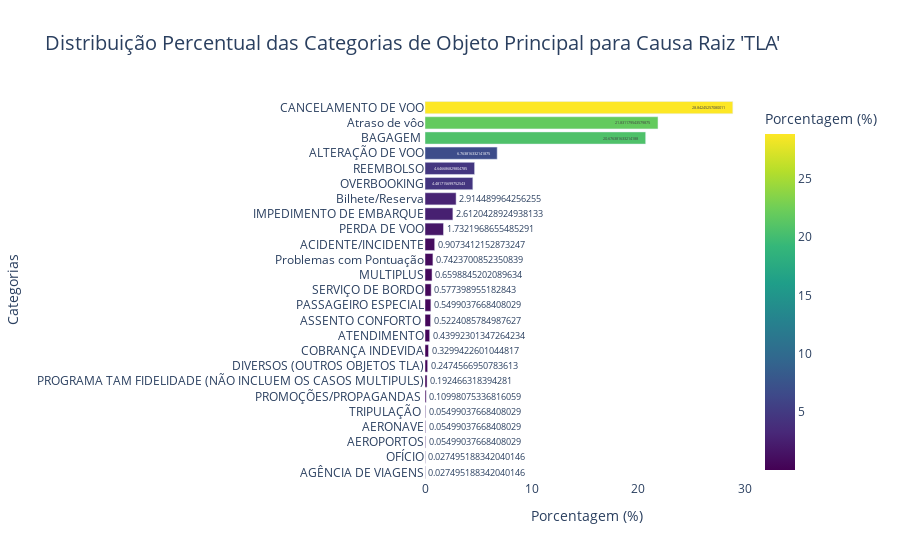

The code cell stored with this chart in its notebook:
### Code cell
filtered_data = df[(df['Area'] == 'Área 100') & (df['Data de Encerramento'].isna()) & (df['Causa Raiz 1'] == 'TLA')]

# Passo 2: Contar as ocorrências de cada categoria em 'Objeto Principal' (ou outra coluna se desejar)
category_counts = filtered_data['Objeto Principal'].value_counts().reset_index()
category_counts.columns = ['Categoria', 'Count']

# Passo 3: Calcular a porcentagem de cada categoria
total_count = category_counts['Count'].sum()
category_counts['Porcentagem'] = (category_counts['Count'] / total_count) * 100

# Passo 4: Criar gráfico de barras interativo com Plotly para mostrar porcentagem
fig = px.bar(
    category_counts, 
    x='Porcentagem', 
    y='Categoria', 
    orientation='h', 
    title="Distribuição Percentual das Categorias de Objeto Principal para Causa Raiz 'TLA'",
    labels={'Porcentagem': 'Porcentagem (%)', 'Categoria': 'Categorias'},
    text='Porcentagem',  # Exibir a porcentagem nos gráficos
    color='Porcentagem',  # Colorir as barras baseado na porcentagem
    color_continuous_scale='Viridis'  # Escolher escala de cores
)

# Passo 5: Personalizar o layout para um visual mais elegante
fig.update_layout(
    title_font_size=20,
    xaxis_title='Porcentagem (%)',
    yaxis_title='Categorias',
    yaxis={'categoryorder':'total ascending'},  # Ordenar barras pela contagem
    plot_bgcolor='rgba(0, 0, 0, 0)',  # Fundo transparente
    hoverlabel=dict(font_size=12),  # Personalizar o tamanho do rótulo ao passar o mouse
)

# Exibir o gráfico interativo
fig.show()

### Figure 1 — Plotly figure (JSON) as saved in the notebook; plotly's stock layout.template omitted (floating-point values rounded to 4 significant figures)
{"data": [{"alignmentgroup": "True", "hovertemplate": "Porcentagem (%)=%{marker.color}<br>Categorias=%{y}<extra></extra>", "legendgroup": "", "marker": {"color": [28.84, 21.83, 20.68, 6.764, 4.647, 4.482, 2.914, 2.612, 1.732, 0.9073, 0.7424, 0.6599, 0.5774, 0.5499, 0.5224, 0.4399, 0.3299, 0.2475, 0.1925, 0.11, 0.05499, 0.05499, 0.05499, 0.0275, 0.0275], "coloraxis": "coloraxis", "pattern": {"shape": ""}}, "name": "", "offsetgroup": "", "orientation": "h", "showlegend": false, "text": [28.84, 21.83, 20.68, 6.764, 4.647, 4.482, 2.914, 2.612, 1.732, 0.9073, 0.7424, 0.6599, 0.5774, 0.5499, 0.5224, 0.4399, 0.3299, 0.2475, 0.1925, 0.11, 0.05499, 0.05499, 0.05499, 0.0275, 0.0275], "textposition": "auto", "type": "bar", "x": [28.84, 21.83, 20.68, 6.764, 4.647, 4.482, 2.914, 2.612, 1.732, 0.9073, 0.7424, 0.6599, 0.5774, 0.5499, 0.5224, 0.4399, 0.3299, 0.2475, 0.1925, 0.11, 0.05499, 0.05499, 0.05499, 0.0275, 0.0275], "xaxis": "x", "y": ["CANCELAMENTO DE VOO", "Atraso de vôo", "BAGAGEM ", "ALTERAÇÃO DE VOO", "REEMBOLSO", "OVERBOOKING", "Bilhete/Reserva", "IMPEDIMENTO DE EMBARQUE", "PERDA DE VOO", "ACIDENTE/INCIDENTE", "Problemas com Pontuação", "MULTIPLUS", "SERVIÇO DE BORDO", "PASSAGEIRO ESPECIAL", "ASSENTO CONFORTO ", "ATENDIMENTO", "COBRANÇA INDEVIDA", "DIVERSOS (OUTROS OBJETOS TLA)", "PROGRAMA TAM FIDELIDADE (NÃO INCLUEM OS CASOS MULTIPULS)", "PROMOÇÕES/PROPAGANDAS ", "AEROPORTOS", "AERONAVE", "TRIPULAÇÃO ", "AGÊNCIA DE VIAGENS", "OFÍCIO"], "yaxis": "y"}], "layout": {"barmode": "relative", "coloraxis": {"colorbar": {"title": {"text": "Porcentagem (%)"}}, "colorscale": [[0, "#440154"], [0.1111, "#482878"], [0.2222, "#3e4989"], [0.3333, "#31688e"], [0.4444, "#26828e"], [0.5556, "#1f9e89"], [0.6667, "#35b779"], [0.7778, "#6ece58"], [0.8889, "#b5de2b"], [1, "#fde725"]]}, "hoverlabel": {"font": {"size": 12}}, "legend": {"tracegroupgap": 0}, "plot_bgcolor": "rgba(0, 0, 0, 0)", "title": {"font": {"size": 20}, "text": "Distribuição Percentual das Categorias de Objeto Principal para Causa Raiz 'TLA'"}, "xaxis": {"anchor": "y", "domain": [0, 1], "title": {"text": "Porcentagem (%)"}}, "yaxis": {"anchor": "x", "categoryorder": "total ascending", "domain": [0, 1], "title": {"text": "Categorias"}}}}
